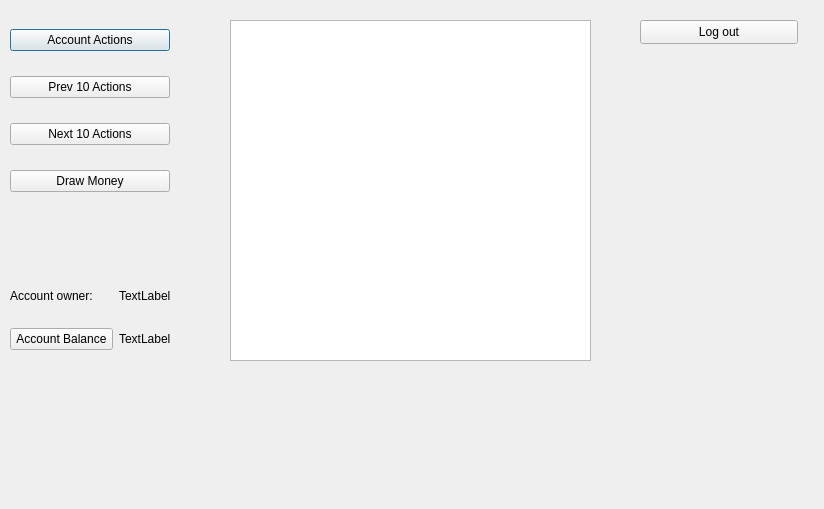
<?xml version="1.0" encoding="UTF-8"?>
<ui version="4.0">
 <class>BankMain</class>
 <widget class="QDialog" name="BankMain">
  <property name="geometry">
   <rect>
    <x>0</x>
    <y>0</y>
    <width>824</width>
    <height>509</height>
   </rect>
  </property>
  <property name="windowTitle">
   <string>Dialog</string>
  </property>
  <widget class="QWidget" name="verticalLayoutWidget">
   <property name="geometry">
    <rect>
     <x>10</x>
     <y>10</y>
     <width>160</width>
     <height>201</height>
    </rect>
   </property>
   <layout class="QVBoxLayout" name="verticalLayout">
    <item>
     <widget class="QPushButton" name="actions">
      <property name="text">
       <string>Account Actions</string>
      </property>
     </widget>
    </item>
    <item>
     <widget class="QPushButton" name="previous">
      <property name="text">
       <string>Prev 10 Actions</string>
      </property>
     </widget>
    </item>
    <item>
     <widget class="QPushButton" name="nextactions">
      <property name="text">
       <string>Next 10 Actions</string>
      </property>
     </widget>
    </item>
    <item>
     <widget class="QPushButton" name="money">
      <property name="text">
       <string>Draw Money</string>
      </property>
     </widget>
    </item>
   </layout>
  </widget>
  <widget class="QWidget" name="gridLayoutWidget">
   <property name="geometry">
    <rect>
     <x>10</x>
     <y>270</y>
     <width>211</width>
     <height>80</height>
    </rect>
   </property>
   <layout class="QGridLayout" name="gridLayout">
    <item row="0" column="1">
     <widget class="QLabel" name="accountOwner">
      <property name="text">
       <string>TextLabel</string>
      </property>
     </widget>
    </item>
    <item row="1" column="0">
     <widget class="QPushButton" name="pushButton">
      <property name="text">
       <string>Account Balance</string>
      </property>
     </widget>
    </item>
    <item row="1" column="1">
     <widget class="QLabel" name="balance">
      <property name="text">
       <string>TextLabel</string>
      </property>
     </widget>
    </item>
    <item row="0" column="0">
     <widget class="QLabel" name="label">
      <property name="text">
       <string>Account owner:</string>
      </property>
     </widget>
    </item>
   </layout>
  </widget>
  <widget class="QTextEdit" name="textEdit">
   <property name="geometry">
    <rect>
     <x>230</x>
     <y>20</y>
     <width>361</width>
     <height>341</height>
    </rect>
   </property>
  </widget>
  <widget class="QPushButton" name="close">
   <property name="geometry">
    <rect>
     <x>640</x>
     <y>20</y>
     <width>158</width>
     <height>24</height>
    </rect>
   </property>
   <property name="text">
    <string>Log out</string>
   </property>
  </widget>
 </widget>
 <resources/>
 <connections/>
</ui>
